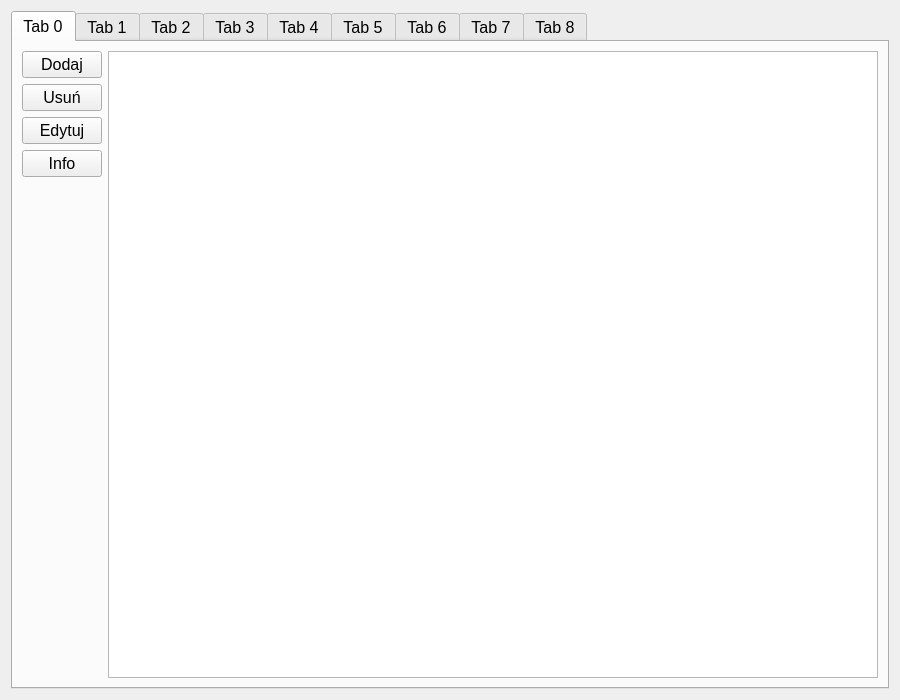
<?xml version="1.0" encoding="UTF-8"?>
<ui version="4.0">
 <class>Form</class>
 <widget class="QWidget" name="Form">
  <property name="geometry">
   <rect>
    <x>0</x>
    <y>0</y>
    <width>900</width>
    <height>700</height>
   </rect>
  </property>
  <property name="sizePolicy">
   <sizepolicy hsizetype="Minimum" vsizetype="Minimum">
    <horstretch>0</horstretch>
    <verstretch>0</verstretch>
   </sizepolicy>
  </property>
  <property name="windowTitle">
   <string>Form</string>
  </property>
  <layout class="QHBoxLayout" name="horizontalLayout_3">
   <item>
    <widget class="QTabWidget" name="tabWidget">
     <property name="font">
      <font>
       <pointsize>12</pointsize>
      </font>
     </property>
     <property name="currentIndex">
      <number>0</number>
     </property>
     <widget class="QWidget" name="tab_0">
      <attribute name="title">
       <string>Tab 0</string>
      </attribute>
      <layout class="QHBoxLayout" name="horizontalLayout_4">
       <item>
        <layout class="QVBoxLayout" name="verticalLayout_0">
         <item>
          <widget class="QPushButton" name="pushButton_dodaj_0">
           <property name="font">
            <font>
             <pointsize>12</pointsize>
            </font>
           </property>
           <property name="text">
            <string>Dodaj</string>
           </property>
          </widget>
         </item>
         <item>
          <widget class="QPushButton" name="pushButton_usun_0">
           <property name="font">
            <font>
             <pointsize>12</pointsize>
            </font>
           </property>
           <property name="text">
            <string>Usuń</string>
           </property>
          </widget>
         </item>
         <item>
          <widget class="QPushButton" name="pushButton_edytuj_0">
           <property name="font">
            <font>
             <pointsize>12</pointsize>
            </font>
           </property>
           <property name="text">
            <string>Edytuj</string>
           </property>
          </widget>
         </item>
         <item>
          <widget class="QPushButton" name="pushButton_info_0">
           <property name="font">
            <font>
             <pointsize>12</pointsize>
            </font>
           </property>
           <property name="text">
            <string>Info</string>
           </property>
          </widget>
         </item>
         <item>
          <spacer name="verticalSpacer_0">
           <property name="orientation">
            <enum>Qt::Vertical</enum>
           </property>
           <property name="sizeHint" stdset="0">
            <size>
             <width>20</width>
             <height>40</height>
            </size>
           </property>
          </spacer>
         </item>
        </layout>
       </item>
       <item>
        <widget class="QTableWidget" name="tableWidget_0"/>
       </item>
      </layout>
     </widget>
     <widget class="QWidget" name="tab_1">
      <attribute name="title">
       <string>Tab 1</string>
      </attribute>
      <layout class="QHBoxLayout" name="horizontalLayout">
       <item>
        <layout class="QVBoxLayout" name="verticalLayout_1">
         <item>
          <widget class="QPushButton" name="pushButton_dodaj_1">
           <property name="font">
            <font>
             <pointsize>12</pointsize>
            </font>
           </property>
           <property name="text">
            <string>Dodaj</string>
           </property>
          </widget>
         </item>
         <item>
          <widget class="QPushButton" name="pushButton_usun_1">
           <property name="font">
            <font>
             <pointsize>12</pointsize>
            </font>
           </property>
           <property name="text">
            <string>Usuń</string>
           </property>
          </widget>
         </item>
         <item>
          <widget class="QPushButton" name="pushButton_edytuj_1">
           <property name="font">
            <font>
             <pointsize>12</pointsize>
            </font>
           </property>
           <property name="text">
            <string>Edytuj</string>
           </property>
          </widget>
         </item>
         <item>
          <widget class="QPushButton" name="pushButton_info_1">
           <property name="font">
            <font>
             <pointsize>12</pointsize>
            </font>
           </property>
           <property name="text">
            <string>Info</string>
           </property>
          </widget>
         </item>
         <item>
          <spacer name="verticalSpacer_1">
           <property name="orientation">
            <enum>Qt::Vertical</enum>
           </property>
           <property name="sizeHint" stdset="0">
            <size>
             <width>20</width>
             <height>40</height>
            </size>
           </property>
          </spacer>
         </item>
        </layout>
       </item>
       <item>
        <widget class="QTableWidget" name="tableWidget_1"/>
       </item>
      </layout>
     </widget>
     <widget class="QWidget" name="tab_2">
      <attribute name="title">
       <string>Tab 2</string>
      </attribute>
      <layout class="QHBoxLayout" name="horizontalLayout_2">
       <item>
        <layout class="QVBoxLayout" name="verticalLayout_2">
         <item>
          <widget class="QPushButton" name="pushButton_dodaj_2">
           <property name="font">
            <font>
             <pointsize>12</pointsize>
            </font>
           </property>
           <property name="text">
            <string>Dodaj</string>
           </property>
          </widget>
         </item>
         <item>
          <widget class="QPushButton" name="pushButton_usun_2">
           <property name="font">
            <font>
             <pointsize>12</pointsize>
            </font>
           </property>
           <property name="text">
            <string>Usuń</string>
           </property>
          </widget>
         </item>
         <item>
          <widget class="QPushButton" name="pushButton_edytuj_2">
           <property name="font">
            <font>
             <pointsize>12</pointsize>
            </font>
           </property>
           <property name="text">
            <string>Edytuj</string>
           </property>
          </widget>
         </item>
         <item>
          <widget class="QPushButton" name="pushButton_info_2">
           <property name="font">
            <font>
             <pointsize>12</pointsize>
            </font>
           </property>
           <property name="text">
            <string>Info</string>
           </property>
          </widget>
         </item>
         <item>
          <spacer name="verticalSpacer_2">
           <property name="orientation">
            <enum>Qt::Vertical</enum>
           </property>
           <property name="sizeHint" stdset="0">
            <size>
             <width>20</width>
             <height>40</height>
            </size>
           </property>
          </spacer>
         </item>
        </layout>
       </item>
       <item>
        <widget class="QTableWidget" name="tableWidget_2"/>
       </item>
      </layout>
     </widget>
     <widget class="QWidget" name="tab_3">
      <attribute name="title">
       <string>Tab 3</string>
      </attribute>
      <layout class="QHBoxLayout" name="horizontalLayout_5">
       <item>
        <layout class="QVBoxLayout" name="verticalLayout_3">
         <item>
          <widget class="QPushButton" name="pushButton_dodaj_3">
           <property name="font">
            <font>
             <pointsize>12</pointsize>
            </font>
           </property>
           <property name="text">
            <string>Dodaj</string>
           </property>
          </widget>
         </item>
         <item>
          <widget class="QPushButton" name="pushButton_usun_3">
           <property name="font">
            <font>
             <pointsize>12</pointsize>
            </font>
           </property>
           <property name="text">
            <string>Usuń</string>
           </property>
          </widget>
         </item>
         <item>
          <widget class="QPushButton" name="pushButton_edytuj_3">
           <property name="font">
            <font>
             <pointsize>12</pointsize>
            </font>
           </property>
           <property name="text">
            <string>Edytuj</string>
           </property>
          </widget>
         </item>
         <item>
          <widget class="QPushButton" name="pushButton_info_3">
           <property name="font">
            <font>
             <pointsize>12</pointsize>
            </font>
           </property>
           <property name="text">
            <string>Info</string>
           </property>
          </widget>
         </item>
         <item>
          <spacer name="verticalSpacer_3">
           <property name="orientation">
            <enum>Qt::Vertical</enum>
           </property>
           <property name="sizeHint" stdset="0">
            <size>
             <width>20</width>
             <height>40</height>
            </size>
           </property>
          </spacer>
         </item>
        </layout>
       </item>
       <item>
        <widget class="QTableWidget" name="tableWidget_3"/>
       </item>
      </layout>
     </widget>
     <widget class="QWidget" name="tab_4">
      <attribute name="title">
       <string>Tab 4</string>
      </attribute>
      <layout class="QHBoxLayout" name="horizontalLayout_6">
       <item>
        <layout class="QVBoxLayout" name="verticalLayout_4">
         <item>
          <widget class="QPushButton" name="pushButton_dodaj_4">
           <property name="font">
            <font>
             <pointsize>12</pointsize>
            </font>
           </property>
           <property name="text">
            <string>Dodaj</string>
           </property>
          </widget>
         </item>
         <item>
          <widget class="QPushButton" name="pushButton_usun_4">
           <property name="font">
            <font>
             <pointsize>12</pointsize>
            </font>
           </property>
           <property name="text">
            <string>Usuń</string>
           </property>
          </widget>
         </item>
         <item>
          <widget class="QPushButton" name="pushButton_edytuj_4">
           <property name="font">
            <font>
             <pointsize>12</pointsize>
            </font>
           </property>
           <property name="text">
            <string>Edytuj</string>
           </property>
          </widget>
         </item>
         <item>
          <widget class="QPushButton" name="pushButton_info_4">
           <property name="font">
            <font>
             <pointsize>12</pointsize>
            </font>
           </property>
           <property name="text">
            <string>Info</string>
           </property>
          </widget>
         </item>
         <item>
          <spacer name="verticalSpacer_4">
           <property name="orientation">
            <enum>Qt::Vertical</enum>
           </property>
           <property name="sizeHint" stdset="0">
            <size>
             <width>20</width>
             <height>40</height>
            </size>
           </property>
          </spacer>
         </item>
        </layout>
       </item>
       <item>
        <widget class="QTableWidget" name="tableWidget_4"/>
       </item>
      </layout>
     </widget>
     <widget class="QWidget" name="tab_5">
      <attribute name="title">
       <string>Tab 5</string>
      </attribute>
      <layout class="QHBoxLayout" name="horizontalLayout_7">
       <item>
        <layout class="QVBoxLayout" name="verticalLayout_5">
         <item>
          <widget class="QPushButton" name="pushButton_dodaj_5">
           <property name="font">
            <font>
             <pointsize>12</pointsize>
            </font>
           </property>
           <property name="text">
            <string>Dodaj</string>
           </property>
          </widget>
         </item>
         <item>
          <widget class="QPushButton" name="pushButton_usun_5">
           <property name="font">
            <font>
             <pointsize>12</pointsize>
            </font>
           </property>
           <property name="text">
            <string>Usuń</string>
           </property>
          </widget>
         </item>
         <item>
          <widget class="QPushButton" name="pushButton_edytuj_5">
           <property name="font">
            <font>
             <pointsize>12</pointsize>
            </font>
           </property>
           <property name="text">
            <string>Edytuj</string>
           </property>
          </widget>
         </item>
         <item>
          <widget class="QPushButton" name="pushButton_info_5">
           <property name="font">
            <font>
             <pointsize>12</pointsize>
            </font>
           </property>
           <property name="text">
            <string>Info</string>
           </property>
          </widget>
         </item>
         <item>
          <spacer name="verticalSpacer_5">
           <property name="orientation">
            <enum>Qt::Vertical</enum>
           </property>
           <property name="sizeHint" stdset="0">
            <size>
             <width>20</width>
             <height>40</height>
            </size>
           </property>
          </spacer>
         </item>
        </layout>
       </item>
       <item>
        <widget class="QTableWidget" name="tableWidget_5"/>
       </item>
      </layout>
     </widget>
     <widget class="QWidget" name="tab_6">
      <attribute name="title">
       <string>Tab 6</string>
      </attribute>
      <layout class="QHBoxLayout" name="horizontalLayout_6">
       <item>
        <layout class="QVBoxLayout" name="verticalLayout_6">
         <item>
          <widget class="QPushButton" name="pushButton_dodaj_6">
           <property name="font">
            <font>
             <pointsize>12</pointsize>
            </font>
           </property>
           <property name="text">
            <string>Dodaj</string>
           </property>
          </widget>
         </item>
         <item>
          <widget class="QPushButton" name="pushButton_usun_6">
           <property name="font">
            <font>
             <pointsize>12</pointsize>
            </font>
           </property>
           <property name="text">
            <string>Usuń</string>
           </property>
          </widget>
         </item>
         <item>
          <widget class="QPushButton" name="pushButton_edytuj_6">
           <property name="font">
            <font>
             <pointsize>12</pointsize>
            </font>
           </property>
           <property name="text">
            <string>Edytuj</string>
           </property>
          </widget>
         </item>
         <item>
          <widget class="QPushButton" name="pushButton_info_6">
           <property name="font">
            <font>
             <pointsize>12</pointsize>
            </font>
           </property>
           <property name="text">
            <string>Info</string>
           </property>
          </widget>
         </item>
         <item>
          <spacer name="verticalSpacer_6">
           <property name="orientation">
            <enum>Qt::Vertical</enum>
           </property>
           <property name="sizeHint" stdset="0">
            <size>
             <width>20</width>
             <height>40</height>
            </size>
           </property>
          </spacer>
         </item>
        </layout>
       </item>
       <item>
        <widget class="QTableWidget" name="tableWidget_6"/>
       </item>
      </layout>
     </widget>
     <widget class="QWidget" name="tab_7">
      <attribute name="title">
       <string>Tab 7</string>
      </attribute>
      <layout class="QHBoxLayout" name="horizontalLayout_7">
       <item>
        <layout class="QVBoxLayout" name="verticalLayout_7">
         <item>
          <widget class="QPushButton" name="pushButton_dodaj_7">
           <property name="font">
            <font>
             <pointsize>12</pointsize>
            </font>
           </property>
           <property name="text">
            <string>Dodaj</string>
           </property>
          </widget>
         </item>
         <item>
          <widget class="QPushButton" name="pushButton_usun_7">
           <property name="font">
            <font>
             <pointsize>12</pointsize>
            </font>
           </property>
           <property name="text">
            <string>Usuń</string>
           </property>
          </widget>
         </item>
         <item>
          <widget class="QPushButton" name="pushButton_edytuj_7">
           <property name="font">
            <font>
             <pointsize>12</pointsize>
            </font>
           </property>
           <property name="text">
            <string>Edytuj</string>
           </property>
          </widget>
         </item>
         <item>
          <widget class="QPushButton" name="pushButton_info_7">
           <property name="font">
            <font>
             <pointsize>12</pointsize>
            </font>
           </property>
           <property name="text">
            <string>Info</string>
           </property>
          </widget>
         </item>
         <item>
          <spacer name="verticalSpacer_7">
           <property name="orientation">
            <enum>Qt::Vertical</enum>
           </property>
           <property name="sizeHint" stdset="0">
            <size>
             <width>20</width>
             <height>40</height>
            </size>
           </property>
          </spacer>
         </item>
        </layout>
       </item>
       <item>
        <widget class="QTableWidget" name="tableWidget_7"/>
       </item>
      </layout>
     </widget>
     <widget class="QWidget" name="tab_8">
      <attribute name="title">
       <string>Tab 8</string>
      </attribute>
      <layout class="QHBoxLayout" name="horizontalLayout_8">
       <item>
        <layout class="QVBoxLayout" name="verticalLayout_8">
         <item>
          <widget class="QPushButton" name="pushButton_dodaj_8">
           <property name="font">
            <font>
             <pointsize>12</pointsize>
            </font>
           </property>
           <property name="text">
            <string>Dodaj</string>
           </property>
          </widget>
         </item>
         <item>
          <widget class="QPushButton" name="pushButton_usun_8">
           <property name="font">
            <font>
             <pointsize>12</pointsize>
            </font>
           </property>
           <property name="text">
            <string>Usuń</string>
           </property>
          </widget>
         </item>
         <item>
          <widget class="QPushButton" name="pushButton_edytuj_8">
           <property name="font">
            <font>
             <pointsize>12</pointsize>
            </font>
           </property>
           <property name="text">
            <string>Edytuj</string>
           </property>
          </widget>
         </item>
         <item>
          <widget class="QPushButton" name="pushButton_info_8">
           <property name="font">
            <font>
             <pointsize>12</pointsize>
            </font>
           </property>
           <property name="text">
            <string>Info</string>
           </property>
          </widget>
         </item>
         <item>
          <spacer name="verticalSpacer_8">
           <property name="orientation">
            <enum>Qt::Vertical</enum>
           </property>
           <property name="sizeHint" stdset="0">
            <size>
             <width>20</width>
             <height>40</height>
            </size>
           </property>
          </spacer>
         </item>
        </layout>
       </item>
       <item>
        <widget class="QTableWidget" name="tableWidget_8"/>
       </item>
      </layout>
     </widget>
    </widget>
   </item>
  </layout>
 </widget>
 <resources/>
 <connections/>
</ui>
